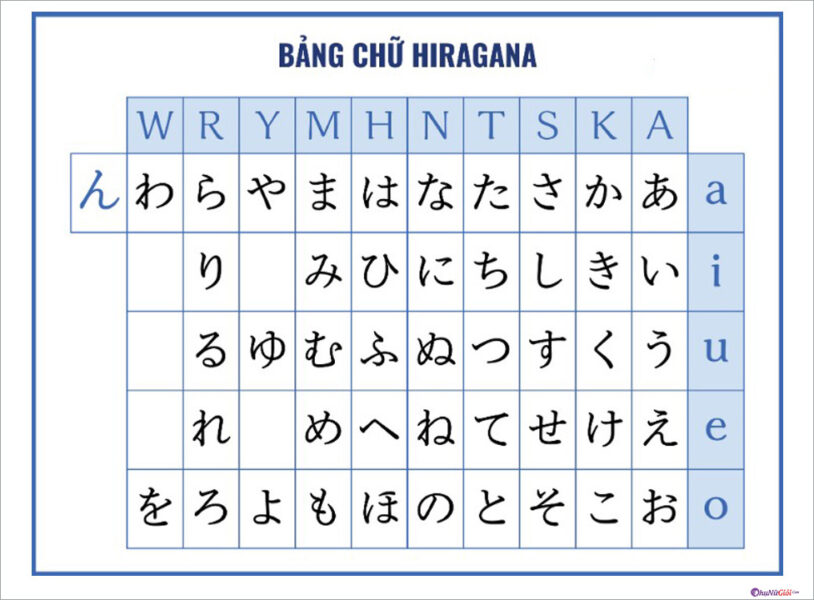
#> input picture cpv/j.jpg, 814 x 600 px
$ python function4ws3.py
#> lines starting #> are read from the running program, lines starting #| are printed output that depends on the picture
import cv2
import numpy as np

# Load the image and convert it to grayscale
img = cv2.imread('j.jpg')
#> img is the input picture: shape (600, 814, 3); mean B, G, R 239.4, 233.9, 229.5
gray = cv2.cvtColor(img, cv2.COLOR_BGR2GRAY)
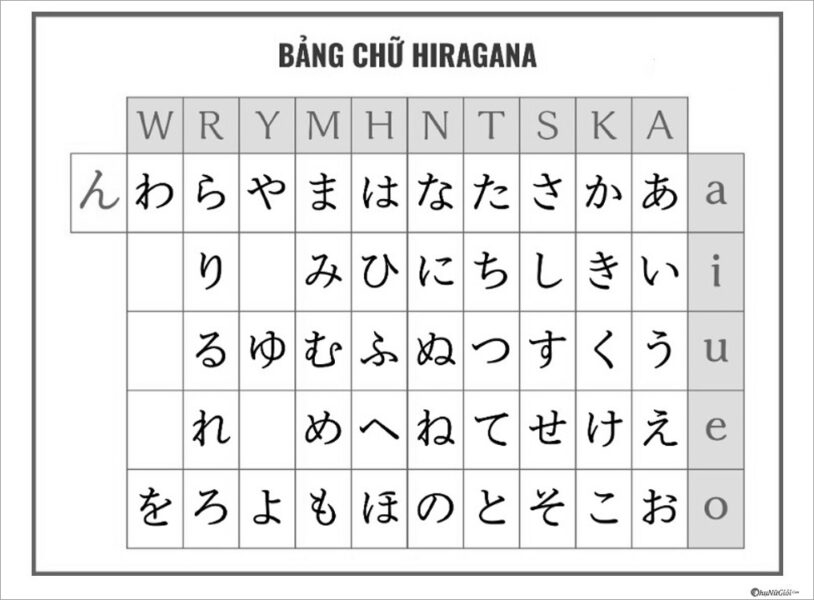
#> gray: shape (600, 814); min 0, max 255, mean 233.2

# Perform edge detection
edges = cv2.Canny(gray, 50, 150, apertureSize=3)
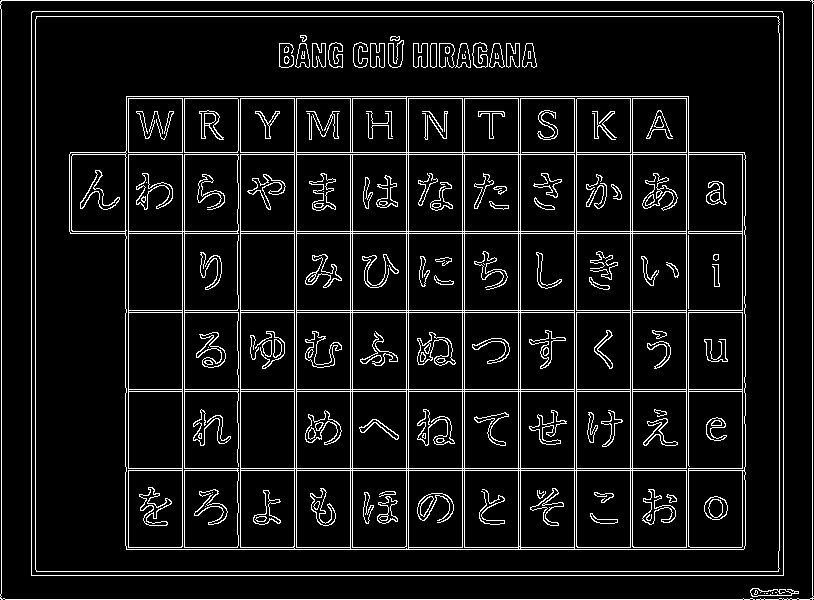
#> edges: shape (600, 814); 8.5% white in thin lines or dots

# Detect lines using Hough transform
lines = cv2.HoughLines(edges, 1, np.pi/180, 150)
#> lines = 53 rows, first 8: [0, 1.57], [599, 1.57], [575, 1.57], [11, 1.57], [571, 1.57], [16, 1.57], [233, 1.57], [154, 1.57]

# Convert lines from polar to Cartesian coordinates
cartesian_lines = []
for line in lines:
    rho, theta = line[0]
    a = np.cos(theta)
    b = np.sin(theta)
    x0 = a*rho
    y0 = b*rho
    x1 = int(x0 + 1000*(-b))
    y1 = int(y0 + 1000*(a))
    x2 = int(x0 - 1000*(-b))
    y2 = int(y0 - 1000*(a))
    cartesian_lines.append((x1, y1, x2, y2))
#> this loop made 53 passes
#> (rho, theta, a, b, x0, y0, x1, y1) on passes 1 to 12: (0, 1.57, -4.37e-08, 1, 0, 0, -1000, 0), (599, 1.57, -4.37e-08, 1, -2.62e-05, 599, -1000, 598), (575, 1.57, -4.37e-08, 1, -2.51e-05, 575, -1000, 574), (11, 1.57, -4.37e-08, 1, -4.81e-07, 11, -1000, 10), (571, 1.57, -4.37e-08, 1, -2.5e-05, 571, -1000, 570), (16, 1.57, -4.37e-08, 1, -6.99e-07, 16, -1000, 15), (233, 1.57, -4.37e-08, 1, -1.02e-05, 233, -1000, 232), (154, 1.57, -4.37e-08, 1, -6.73e-06, 154, -1000, 153), (231, 1.57, -4.37e-08, 1, -1.01e-05, 231, -1000, 230), (152, 1.57, -4.37e-08, 1, -6.64e-06, 152, -1000, 151), (549, 1.57, -4.37e-08, 1, -2.4e-05, 549, -1000, 548), (470, 1.57, -4.37e-08, 1, -2.05e-05, 470, -1000, 469)
#> after the loop, cartesian_lines = 53 items, first 6: (-1000, 0, 1000, 0), (-1000, 598, 999, 599), (-1000, 574, 999, 575), (-1000, 10, 999, 11), (-1000, 570, 999, 571), (-1000, 15, 999, 16)

# Find intersections of lines
intersections = []
for i, line1 in enumerate(cartesian_lines[:-1]):
    for line2 in cartesian_lines[i+1:]:
        x1, y1, x2, y2 = line1
        x3, y3, x4, y4 = line2
        denominator = (x1-x2)*(y3-y4) - (y1-y2)*(x3-x4)
        if denominator != 0:
            x = ((x1*y2-y1*x2)*(x3-x4)-(x1-x2)*(x3*y4-y3*x4))/denominator
            y = ((x1*y2-y1*x2)*(y3-y4)-(y1-y2)*(x3*y4-y3*x4))/denominator
            intersections.append((x, y))
#> this loop made 52 passes
#> line1 on passes 1 to 12: (-1000, 0, 1000, 0), (-1000, 598, 999, 599), (-1000, 574, 999, 575), (-1000, 10, 999, 11), (-1000, 570, 999, 571), (-1000, 15, 999, 16), (-1000, 232, 999, 233), (-1000, 153, 999, 154), (-1000, 230, 999, 231), (-1000, 151, 999, 152), (-1000, 548, 999, 549), (-1000, 469, 999, 470)
#> after the loop, intersections = 753 pairs, first value -1196402 to 812, second value -22752.5 to 23567.1

# Find corners of rectangles
corners = []
for i, point1 in enumerate(intersections[:-1]):
    for point2 in intersections[i+1:]:
        dist = np.linalg.norm(np.array(point1) - np.array(point2))
        if 100 < dist < 300:
            corners.append((point1, point2))
#> this loop made 752 passes
#> point1 on passes 1 to 3: (-1196402, 0), (-1148426, 0), (-20990, 0)
#> after the loop, corners = 70046 items

# Draw rectangles on the image
for corner_pair in corners:
    corner1, corner2 = corner_pair
    cv2.rectangle(img, (int(corner1[0]), int(corner1[1])), (int(corner2[0]), int(corner2[1])), (0, 0, 255), 2)
#> this loop made 70046 passes
#> corner_pair on passes 1 to 3: ((812, 0), (518, 0)), ((812, 0), (520, 0)), ((812, 0), (574, 0))
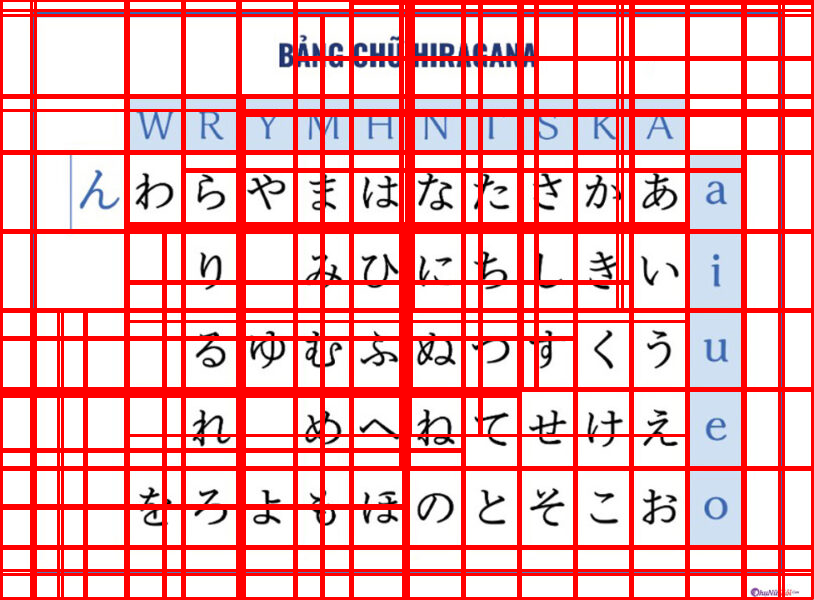
#> img: shape (600, 814, 3); mean B, G, R 175.5, 173.3, 241.5

# Show the result
cv2.imshow('Rectangle detection', img)
cv2.waitKey(0)
cv2.destroyAllWindows()
